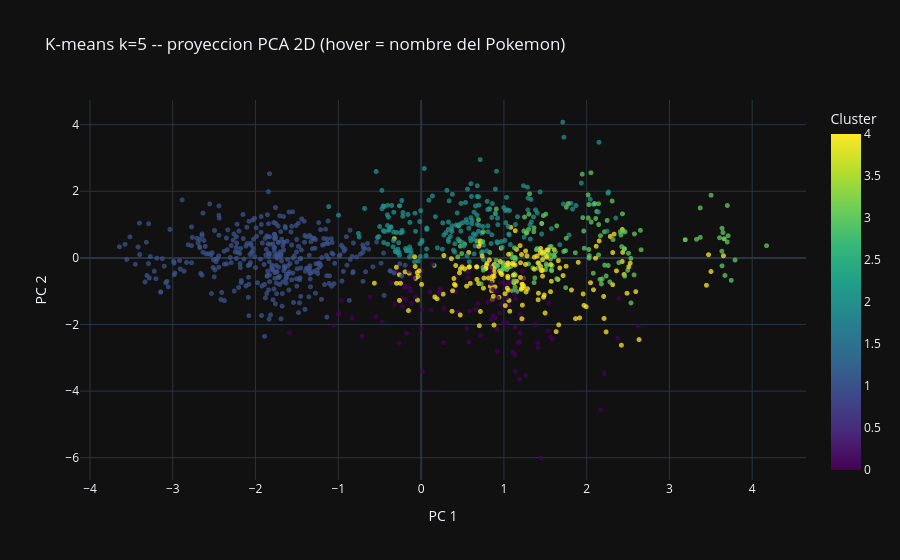

The notebook cell this image was saved under:
### Markdown cell above
## 6. Visualizacion PCA 2D

PCA reduce las 6 dimensiones a 2 componentes principales.
Los ejes no son interpretables directamente, pero la distancia entre puntos
refleja similitud en el espacio original de stats.
Pasa el cursor sobre un punto para ver el nombre del Pokemon.

### Code cell
pca    = PCA(n_components=2, random_state=42)
coords = pca.fit_transform(X_scaled)
df_clean['pca_x'] = coords[:, 0]
df_clean['pca_y'] = coords[:, 1]

print(f'Varianza explicada: PC1={pca.explained_variance_ratio_[0]:.1%}, '
      f'PC2={pca.explained_variance_ratio_[1]:.1%}, '
      f'Total={sum(pca.explained_variance_ratio_):.1%}')

fig_pca = px.scatter(
    df_clean, x='pca_x', y='pca_y',
    color='cluster', color_continuous_scale='Viridis',
    hover_name='name',
    hover_data={'bst':True,'cluster':True,'pca_x':False,'pca_y':False},
    labels={'pca_x':'PC 1','pca_y':'PC 2','cluster':'Cluster'},
    title=f'K-means k={K} -- proyeccion PCA 2D (hover = nombre del Pokemon)',
    template='plotly_dark', opacity=0.75,
)
fig_pca.update_traces(marker=dict(size=5))
fig_pca.update_layout(height=560)
fig_pca.show()

### Figure 1 — Plotly figure (JSON) as saved in the notebook; plotly's stock layout.template omitted (floating-point values rounded to 4 significant figures; data arrays with more than 128 entries replaced by an {"elided": "..."} marker saying what was removed)
{"data": [{"customdata": {"elided": "1025x2 int values"}, "hovertemplate": "<b>%{hovertext}</b><br><br>bst=%{customdata[0]}<br>Cluster=%{marker.color}<extra></extra>", "hovertext": {"elided": "1025 str values"}, "legendgroup": "", "marker": {"color": {"elided": "1025 int values"}, "coloraxis": "coloraxis", "opacity": 0.75, "size": 5, "symbol": "circle"}, "mode": "markers", "name": "", "showlegend": false, "type": "scattergl", "x": {"elided": "1025 float values"}, "xaxis": "x", "y": {"elided": "1025 float values"}, "yaxis": "y"}], "layout": {"coloraxis": {"colorbar": {"title": {"text": "Cluster"}}, "colorscale": [[0.0, "#440154"], [0.1111, "#482878"], [0.2222, "#3e4989"], [0.3333, "#31688e"], [0.4444, "#26828e"], [0.5556, "#1f9e89"], [0.6667, "#35b779"], [0.7778, "#6ece58"], [0.8889, "#b5de2b"], [1.0, "#fde725"]]}, "height": 560, "legend": {"tracegroupgap": 0}, "title": {"text": "K-means k=5 -- proyeccion PCA 2D (hover = nombre del Pokemon)"}, "xaxis": {"anchor": "y", "domain": [0.0, 1.0], "title": {"text": "PC 1"}}, "yaxis": {"anchor": "x", "domain": [0.0, 1.0], "title": {"text": "PC 2"}}}}
